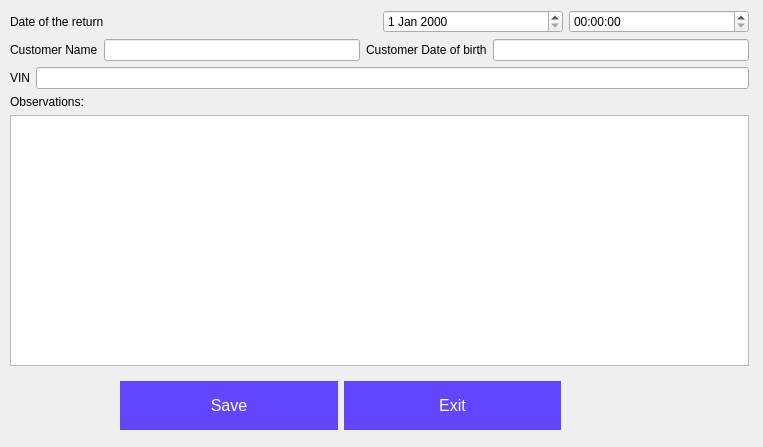
<?xml version="1.0" encoding="UTF-8"?>
<ui version="4.0">
 <class>Return_Form</class>
 <widget class="QDialog" name="Return_Form">
  <property name="geometry">
   <rect>
    <x>0</x>
    <y>0</y>
    <width>763</width>
    <height>447</height>
   </rect>
  </property>
  <property name="windowTitle">
   <string>Dialog</string>
  </property>
  <widget class="QWidget" name="layoutWidget">
   <property name="geometry">
    <rect>
     <x>120</x>
     <y>380</y>
     <width>441</width>
     <height>52</height>
    </rect>
   </property>
   <layout class="QHBoxLayout" name="horizontalLayout_5">
    <item>
     <widget class="QPushButton" name="saveBtn">
      <property name="styleSheet">
       <string notr="true">QPushButton#saveBtn {
background-color: #6246ff; 
  border: none;
  color: white;
  padding: 15px 32px;
  text-align: center;
  text-decoration: none;
  display: inline-block;
  font-size: 16px;
  transition-duration: 0.4s;
}
QPushButton#saveBtn:hover {
  background-color: #215a91; /* Green */
  color: white;
}</string>
      </property>
      <property name="text">
       <string>Save</string>
      </property>
     </widget>
    </item>
    <item>
     <widget class="QPushButton" name="exitBtn">
      <property name="styleSheet">
       <string notr="true">QPushButton#exitBtn {
background-color: #6246ff; 
  border: none;
  color: white;
  padding: 15px 32px;
  text-align: center;
  text-decoration: none;
  display: inline-block;
  font-size: 16px;
  transition-duration: 0.4s;
}
QPushButton#exitBtn:hover {
  background-color: #215a91; /* Green */
  color: white;
}</string>
      </property>
      <property name="text">
       <string>Exit</string>
      </property>
     </widget>
    </item>
   </layout>
  </widget>
  <widget class="QWidget" name="layoutWidget">
   <property name="geometry">
    <rect>
     <x>10</x>
     <y>10</y>
     <width>739</width>
     <height>356</height>
    </rect>
   </property>
   <layout class="QVBoxLayout" name="verticalLayout">
    <item>
     <layout class="QHBoxLayout" name="horizontalLayout_3">
      <item>
       <widget class="QLabel" name="label">
        <property name="text">
         <string>Date of the return</string>
        </property>
       </widget>
      </item>
      <item>
       <layout class="QHBoxLayout" name="horizontalLayout_2">
        <item>
         <widget class="QDateEdit" name="dateEdit"/>
        </item>
        <item>
         <widget class="QTimeEdit" name="timeEdit"/>
        </item>
       </layout>
      </item>
     </layout>
    </item>
    <item>
     <layout class="QHBoxLayout" name="horizontalLayout">
      <item>
       <widget class="QLabel" name="label_2">
        <property name="text">
         <string>Customer Name</string>
        </property>
       </widget>
      </item>
      <item>
       <widget class="QLineEdit" name="lineEdit"/>
      </item>
      <item>
       <widget class="QLabel" name="label_3">
        <property name="text">
         <string>Customer Date of birth</string>
        </property>
       </widget>
      </item>
      <item>
       <widget class="QLineEdit" name="lineEdit_2"/>
      </item>
     </layout>
    </item>
    <item>
     <layout class="QHBoxLayout" name="horizontalLayout_4">
      <item>
       <widget class="QLabel" name="label_4">
        <property name="text">
         <string>VIN</string>
        </property>
       </widget>
      </item>
      <item>
       <widget class="QLineEdit" name="lineEdit_3"/>
      </item>
     </layout>
    </item>
    <item>
     <widget class="QLabel" name="label_5">
      <property name="text">
       <string>Observations:</string>
      </property>
     </widget>
    </item>
    <item>
     <widget class="QTextEdit" name="textEdit"/>
    </item>
   </layout>
  </widget>
 </widget>
 <resources/>
 <connections/>
</ui>
